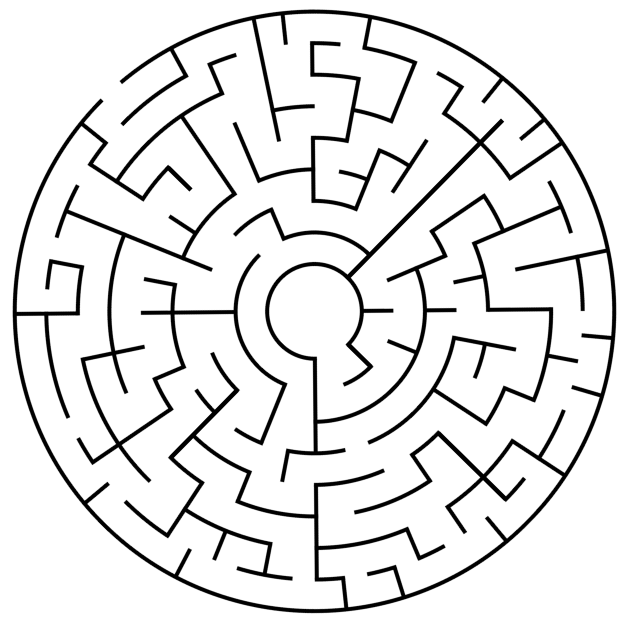
#> input picture how-to-solve-a-maze/Circularmazeexample.jpeg, 1258 x 1251 px (shown at 1/2 size)
$ jupyter execute How-to-solve-maze.ipynb
#> lines starting #> are read from the running program, lines starting #| are printed output that depends on the picture; after the words box and inside, x2 and y2 are one past the last pixel; in counts of white or black regions, pixels touching at a corner belong together
# How to solve a maze or labyrinth using Python
Link to YouTube which examples everything:https://youtu.be/1KHgCRs-x1M
Source of image: https://en.wikipedia.org/wiki/Maze#/media/File:Circularmazeexample.jpg
Source of image: https://en.wikipedia.org/wiki/Maze-solving_algorithm#/media/File:MAZE_40x20_DFS_no_deadends.png
The general approach taken here: https://en.wikipedia.org/wiki/Breadth-first_search

[cell 1]
import matplotlib.pylab as plt # I use version 3.1.2
#Notes for installing skimage: https://scikit-image.org/docs/dev/install.html
from skimage.morphology import skeletonize # I use version 0.16.2
import numpy as np # I use version 1.18.1

### Import of images and definition of start and end points

[cell 2]
img_name = 'Circularmazeexample.jpeg'
rgb_img = plt.imread(img_name)
#> rgb_img is the input picture: shape (1251, 1258, 3); min 0, max 255, mean 230.5
#> `[cell 2] img_name = 'Circularmazeexample.jpeg' rgb_img = plt.imread(im..`:
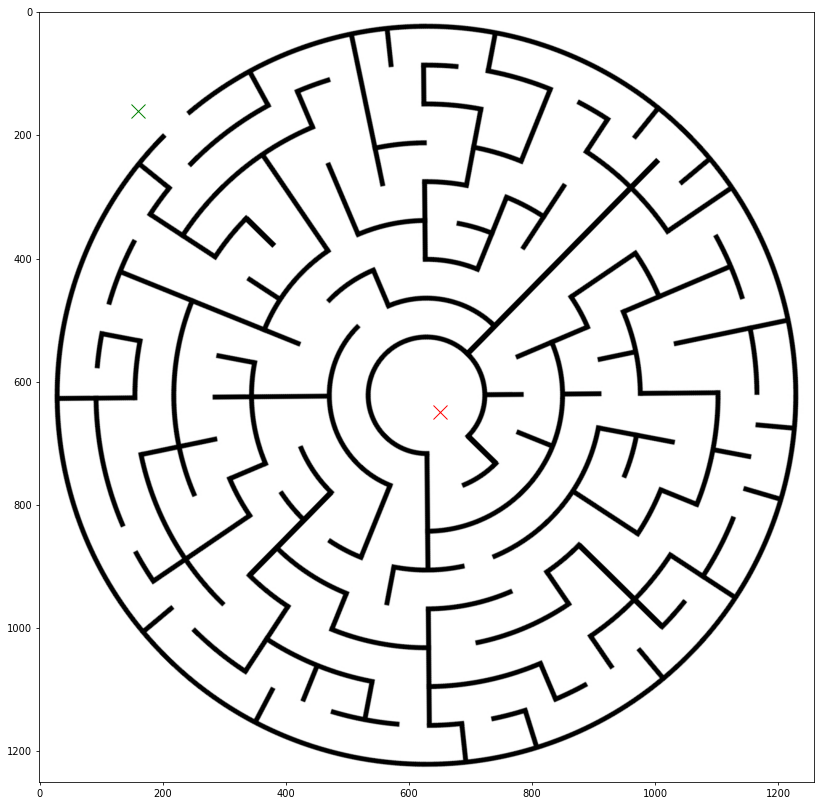
#> figure drawn by matplotlib, 1 panel

plt.figure(figsize=(14,14))
plt.imshow(rgb_img)
x0,y0 = 160, 160 #start x point
x1,y1 = 650, 650 #start y point

plt.plot(x0,y0, 'gx', markersize = 14)
plt.plot(x1,y1, 'rx', markersize = 14)

# [10 lines of commented-out code are left out]

### Skeleton path of image calculation

[cell 3]
if rgb_img.shape.__len__()>2:
    thr_img = rgb_img[:,:,0] > np.max(rgb_img[:,:,0])/2
#> thr_img: shape (1251, 1258) bool; 90.4% white; 1 black region, box (x1, y1, x2, y2) and area: (25, 19, 1232, 1226) 150339
else:
    thr_img = rgb_img > np.max(rgb_img)/2
skeleton = skeletonize(thr_img)
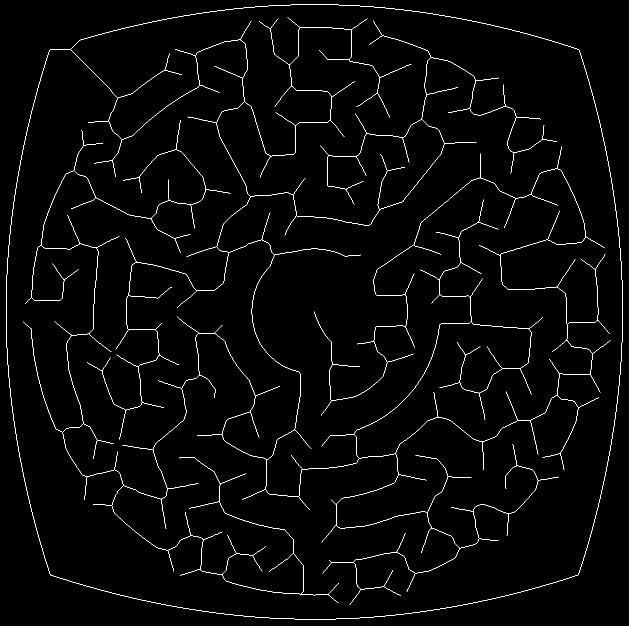
#> skeleton: shape (1251, 1258) bool (shown at 1/2 size); 1.6% white in thin lines or dots
plt.figure(figsize=(14,14))
plt.imshow(skeleton)
#map of routes.
mapT = ~skeleton
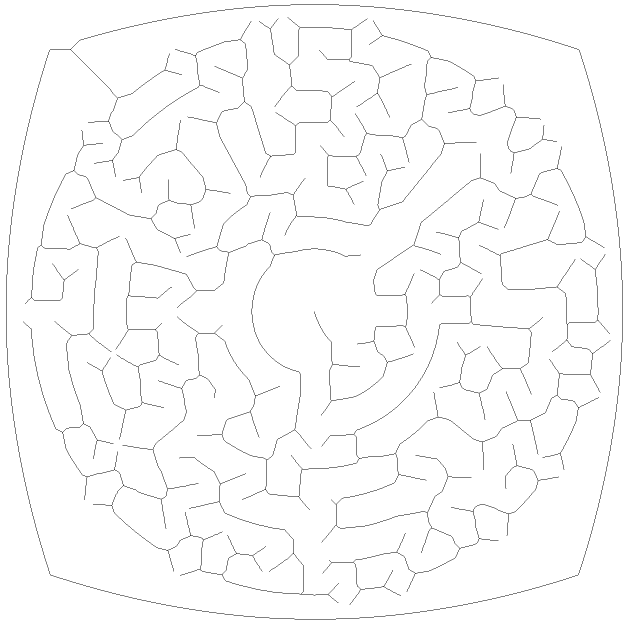
#> mapT: shape (1251, 1258) bool (shown at 1/2 size); 98.4% white; black in thin lines or dots
plt.imshow(mapT)
plt.plot(x0,x0, 'gx', markersize=14)
plt.plot(x1,y1, 'rx', markersize=14)
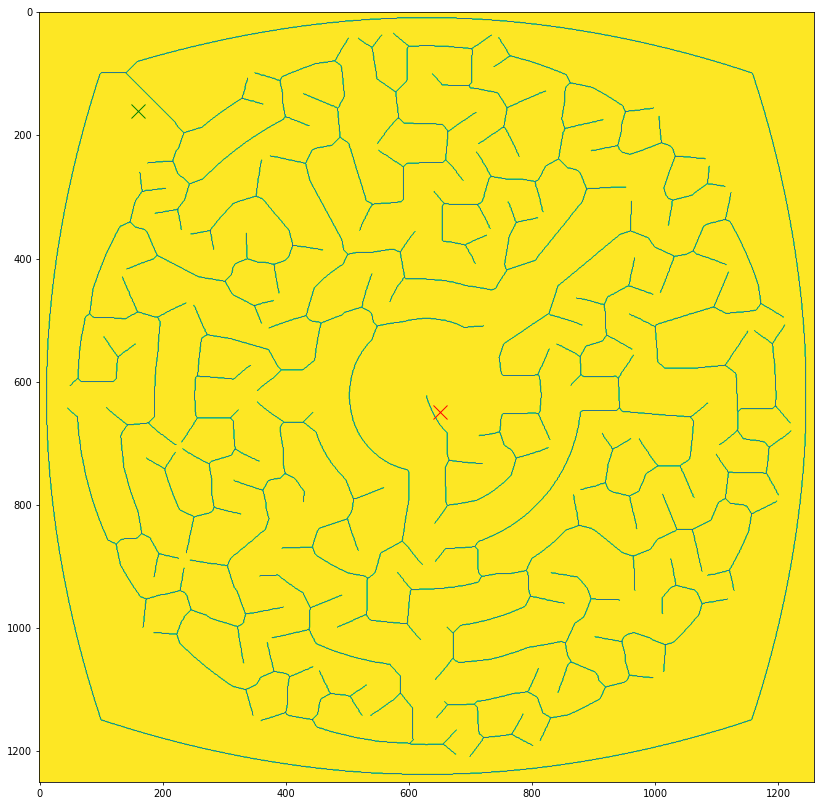
#> figure drawn by matplotlib, 1 panel

### Breadth first search algorithm

[cell 4]
_mapt = np.copy(mapT)

#searching for our end point and connect to the path.
boxr = 30

#Just a little safety check, if the points are too near the edge, it will error.
if y1 < boxr: y1 = boxr
if x1 < boxr: x1 = boxr

cpys, cpxs = np.where(_mapt[y1-boxr:y1+boxr, x1-boxr:x1+boxr]==0)
#> cpys = 57 values from 3 to 59; cpxs = 57 values from 9 to 38
#calibrate points to main scale.
cpys += y1-boxr
#> cpys = 57 values from 623 to 679
cpxs += x1-boxr
#> cpxs = 57 values from 629 to 658
#find clooset point of possible path end points
idx = np.argmin(np.sqrt((cpys-y1)**2 + (cpxs-x1)**2))
#> idx = 31
y, x = cpys[idx], cpxs[idx]
#> y = 654; x = 641

pts_x = [x]
#> pts_x = [641]
pts_y = [y]
#> pts_y = [654]
pts_c = [0]

#mesh of displacements.
xmesh, ymesh = np.meshgrid(np.arange(-1,2),np.arange(-1,2))
ymesh = ymesh.reshape(-1)
xmesh = xmesh.reshape(-1)

dst = np.zeros((thr_img.shape))

#Breath first algorithm exploring a tree
while(True):
    #update distance.
    idc = np.argmin(pts_c)
    ct = pts_c.pop(idc)
    x = pts_x.pop(idc)
    y = pts_y.pop(idc)
    #Search 3x3 neighbourhood for possible
    ys,xs = np.where(_mapt[y-1:y+2,x-1:x+2] == 0)
    #Invalidate these point from future searchers.
    _mapt[ys+y-1, xs+x-1] = ct
    _mapt[y,x] = 9999999
    #set the distance in the distance image.
    dst[ys+y-1,xs+x-1] = ct+1
    #extend our list.s
    pts_x.extend(xs+x-1)
    pts_y.extend(ys+y-1)
    pts_c.extend([ct+1]*xs.shape[0])
    #If we run of points.
    if pts_x == []:
        break
    if np.sqrt((x-x0)**2 + (y-y0)**2) <boxr:
        edx = x
        edy = y
        break
#> this loop made 17719 passes
#> (x, y, ys, xs) on passes 1 to 3: (641, 654, [0, 1, 2], [0, 1, 1]), (640, 653, [0, 1], [1, 1]), (641, 654, [2], [1])
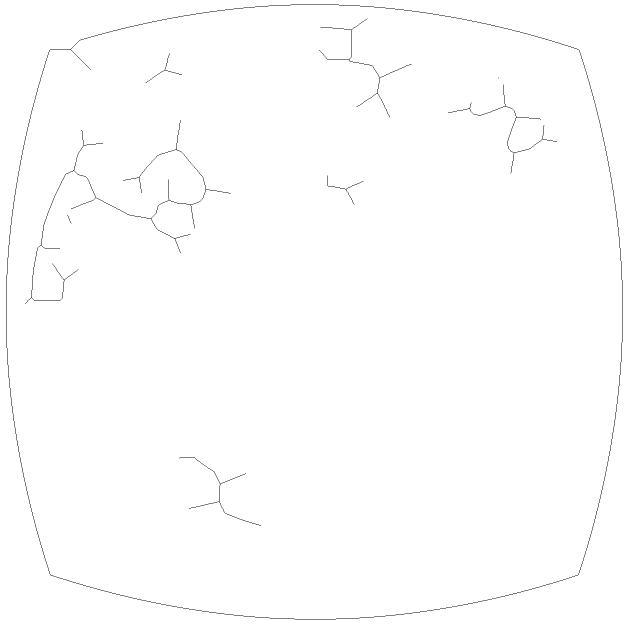
#> _mapt: shape (1251, 1258) bool (shown at 1/2 size); 99.5% white; black in thin lines or dots
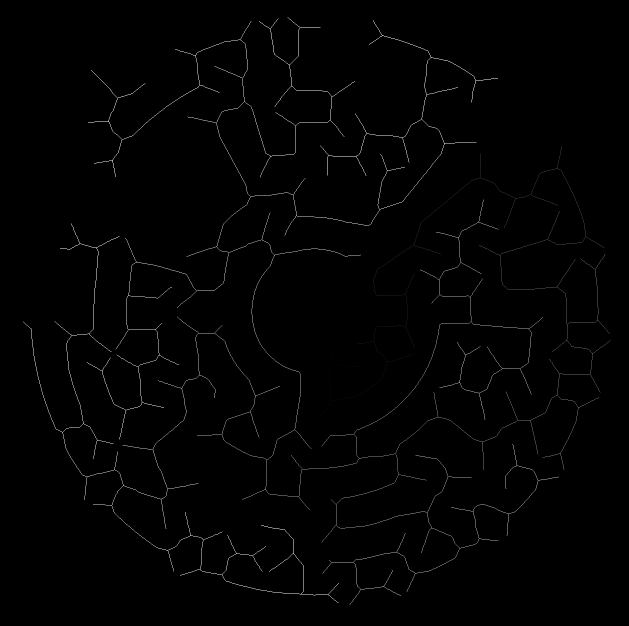
#> dst: shape (1251, 1258) float64 (shown at 1/2 size); min 0, max 3991, mean 31.5; drawn with min black and max white
#> after the loop, pts_c = [3990, 3990, 3990, 3990, 3990, 3991, 3991, 3991, 3991]; pts_x = [290, 640, 942, 995, 654, 142, 120, 522, 182]; pts_y = [166, 54, 204, 156, 350, 447, 496, 1050, 140]
plt.figure(figsize=(14,14))
plt.imshow(dst)

path_x = []
path_y = []

y = edy
x = edx
#Traces best path
while(True):
    nbh = dst[y-1:y+2,x-1:x+2]
    nbh[1,1] = 9999999
    nbh[nbh==0] = 9999999
    #If we reach a deadend
    if np.min(nbh) == 9999999:
        break
    idx = np.argmin(nbh)
    #find direction
    y += ymesh[idx]
    x += xmesh[idx]

    if np.sqrt((x-x1)**2 + (y-y1)**2) < boxr:
        print('Optimum route found.')
        break
    path_y.append(y)
    path_x.append(x)
#> this loop made 3966 passes
#> (idx, x) on passes 1 to 3: (8, 184), (8, 185), (8, 186)
#> after the loop, path_x = 3965 values, max 1185 at index 2341, min 184 at index 0, mean 736.4; path_y = 3965 values, max 993 at index 1591, min 79 at index 442, mean 569; x = 657; y = 678

### The moment of truth

[cell 5]
plt.figure(figsize=(14,14))
plt.imshow(rgb_img)
plt.plot(path_x,path_y, 'r-', linewidth=5)
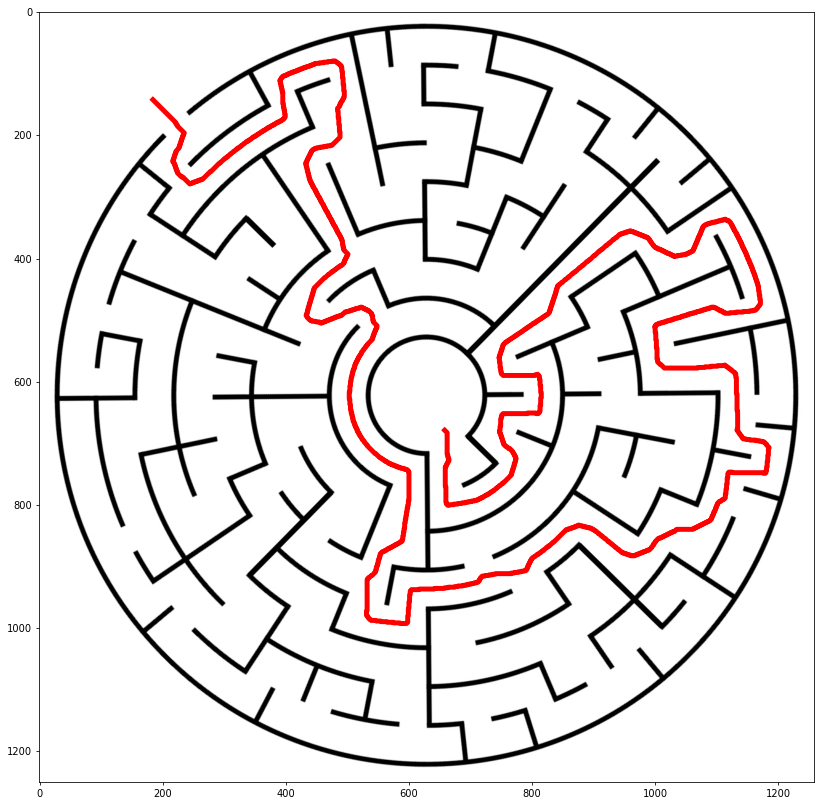
#> figure drawn by matplotlib, 1 panel
